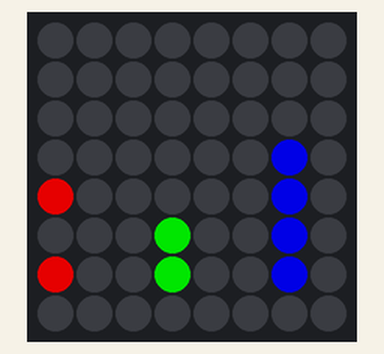
A program run on a simulated Raspberry Pi (BCM pin numbers) with a Sense HAT. On the bench: the Sense HAT's 8×8 RGB LED matrix. Dim RGB values are drawn brighter than linear; the clock reads 2024-03-15 10:24:30 at power-on unless the program sets it; what the program prints to the terminal is not drawn.

Above: at 0.1 s.
At 9.1 s:
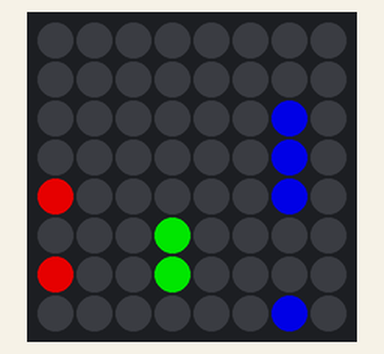
At 14.1 s:
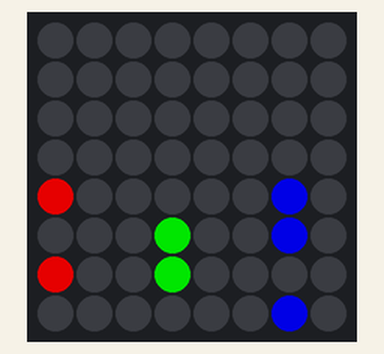
At 19.1 s:
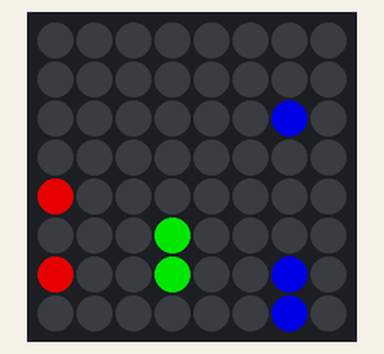
At 28.2 s:
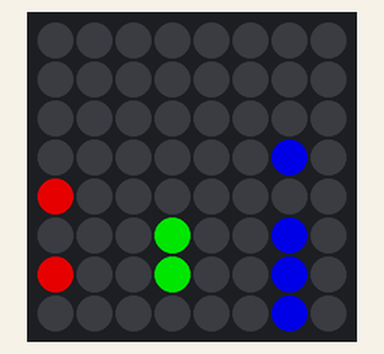
At 38.2 s:
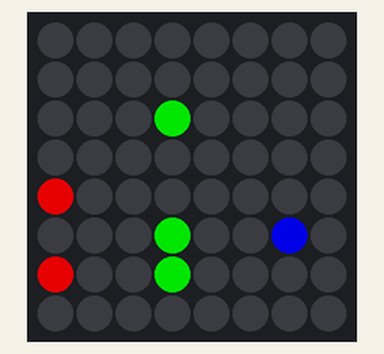

Measured:
- what the display in image 1 shows lasts 1.0 s, from 9.1 s to 10.1 s

The program:

binary_clock.py
```python
#!/usr/bin/env python3
# ========================================================================
# binary_clock.py
#
# Description: Display a binary clock.
#
# Author: Jim Ing
# Date: 2024-08-15
# ========================================================================

import time
from datetime import datetime
from config import sense

# Define colors
red = (255, 0, 0)    # Red for hours
green = (0, 255, 0)  # Green for minutes
blue = (0, 0, 255)   # Blue for seconds
inactive = (0, 0, 0) # Off for binary 0

def display_binary(value, col_start, bits, color):
    # Display a binary value on the LED matrix with a specific color.
    binary_str = f'{value:0{bits}b}' # Convert to binary string with a fixed number of bits
    for i in range(bits):
        bit = int(binary_str[i])
        # Place the bit on the corresponding column with the specified color
        sense.set_pixel(col_start, 7 - i, color if bit else inactive)

def display_time():
    # Display the current time in binary on the Sense HAT 8x8 matrix.
    now = datetime.now()
    hour = now.hour
    minute = now.minute
    second = now.second

    sense.clear()

    # Display hours (5 bits) in red
    display_binary(hour, 0, 5, red)

    # Display minutes (6 bits) in green
    display_binary(minute, 3, 6, green)

    # Display seconds (6 bits) in blue
    display_binary(second, 6, 6, blue)

try:
    print ("To quit, press Ctrl+C")
    while True:
        display_time()
        time.sleep(1) # Update every second

except KeyboardInterrupt:
    sense.clear()
```

config.py
```python
#!/usr/bin/env python3
# ========================================================================
# config.py
#
# Description: Global configuration.
#
# Author: Jim Ing
# Date: 2024-08-29
# ========================================================================

from sense_hat import SenseHat
#from sense_hat import SenseHat, ACTION_PRESSED, ACTION_HELD, ACTION_RELEASED

sense = SenseHat()

sense.rotation = 0
sense.low_light = True
```
